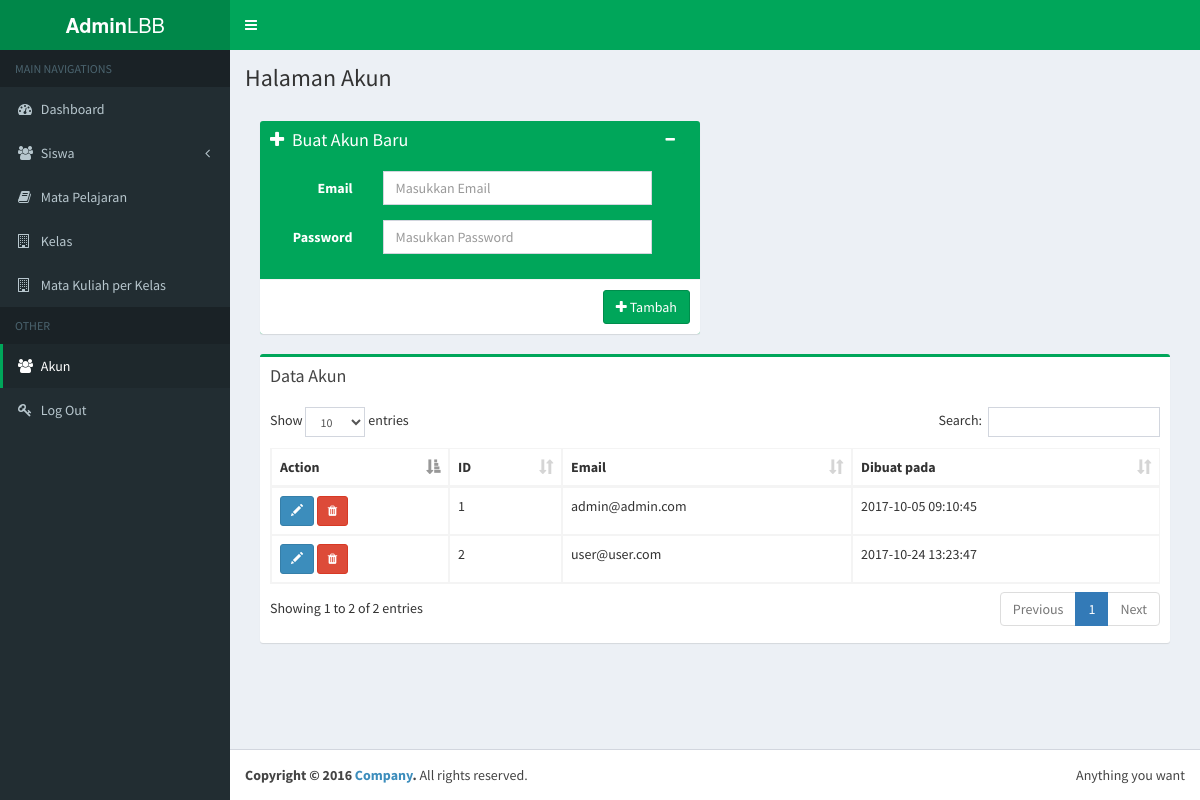
The page /?page=akun (signed in) on the database its author committed.
### tables this page shows
CREATE TABLE `user_account` (
  `id` int(11) NOT NULL,
  `email` varchar(255) NOT NULL,
  `password` varchar(255) NOT NULL,
  `created_at` timestamp NOT NULL DEFAULT CURRENT_TIMESTAMP
);

### index.php (called while the page is built, shortened)
<?php
	include 'route.php';
?>

### class/class.user.php (the view, shortened to what this page needs)
<?php
	class User
	{
		private $db;
		function __construct()
		{
			$database = new Database();
			$db = $database->Connect();
			$this->db = $db;
		}
		public function list(){
			$stmt = $this->db->prepare("SELECT * FROM user_account");
			$stmt->execute();
			if($stmt->rowCount() > 0){
				while ($row = $stmt->fetch(PDO::FETCH_ASSOC)) {
					echo "
					<tr>
						<td>
							<button type='button' data-toggle='modal' data-target='#addBookDialog' data-id='$row[id]' class='openDialog btn btn-primary btn-sm'><span class='glyphicon glyphicon-pencil' aria-hidden='true'></span></button>
							<a href='?page=akun&action=delete&id=$row[id]'><button class='btn btn-danger btn-sm'><i class='fa fa-trash'></i></button></a>
						</td>
						<td class='id'>$row[id]</td>
						<td class='email'>$row[email]</td>
						<td class='create_at'>$row[created_at]</td>
					</tr>
					";
				}
			}else{
				echo "
				<tr>
				<td colspan='5' align='center'><h3>Data Kosong</h3></td>
				</tr>
				";
			}
		}
}
?>

### rows shown on the page
user_account: id "1", email "admin@admin.com", created_at "2017-10-05 09:10:45"
user_account: id "2", email "user@user.com", created_at "2017-10-24 13:23:47"

### other values the page prints
$head "Halaman Akun"
